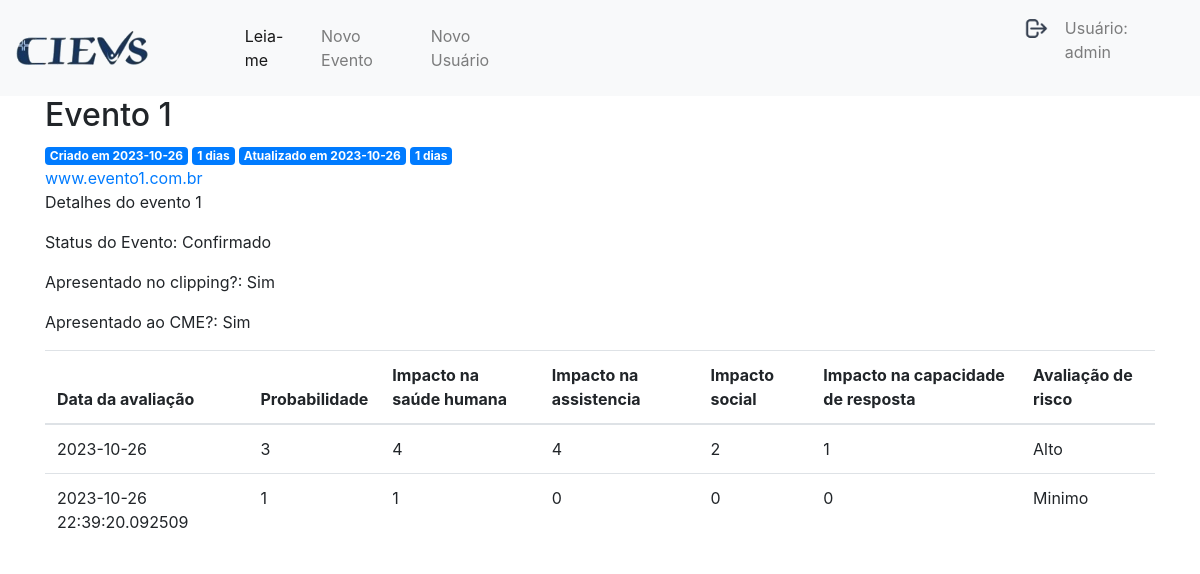
Page /1 (signed in) on the committed database.
### tables this page shows
CREATE TABLE user (
  id INTEGER PRIMARY KEY AUTOINCREMENT,
  username TEXT UNIQUE NOT NULL,
  password TEXT NOT NULL
);

CREATE TABLE posts (
  id INTEGER PRIMARY KEY AUTOINCREMENT,
  created DATE,
  updated DATE,
  title VARCHAR NOT NULL,
  links VARCHAR NOT NULL,
  details TEXT NOT NULL,
  status_evento VARCHAR NOT NULL, 
  clipping BOOLEAN,
  cme BOOLEAN,
  data_insercao_no_clipping DATE, 
  ultima_data_no_clipping DATE, 
  data_inicio_monitoramento_no_cme DATE, 
  data_encerramento_do_monitaramento DATE, 
  ultima_avaliacao_risco VARCHAR,
  compartilhamento_da_informacao BOOLEAN 
);

CREATE TABLE avaliacoes (
	id INTEGER NOT NULL, 
	data_da_avaliacao DATE NOT NULL, 
	avaliado_por VARCHAR, 
	avaliacao01 INTEGER, 
	avaliacao02 INTEGER, 
	avaliacao03 INTEGER, 
	avaliacao04 INTEGER, 
	avaliacao05 INTEGER, 
	avaliacao06 INTEGER, 
	avaliacao07 INTEGER, 
	avaliacao08 INTEGER, 
	avaliacao09 INTEGER, 
	avaliacao10 INTEGER, 
	avaliacao11 INTEGER, 
	avaliacao12 INTEGER, 
	avaliacao13 INTEGER, 
	avaliacao14 INTEGER, 
	avaliacao15 INTEGER, 
	avaliacao16 INTEGER, 
	avaliacao17 INTEGER, 
	avaliacao18 INTEGER, 
	avaliacao19 INTEGER, 
	avaliacao20 INTEGER, 
	avaliacao21 INTEGER, 
	probabilidade INTEGER, 
	impacto_saude_humana INTEGER, 
	impacto_na_assistencia INTEGER, 
	impacto_social INTEGER, 
	impacto_na_capacidade_de_resposta INTEGER, 
	avaliacao_de_risco VARCHAR, 
	PRIMARY KEY (id, data_da_avaliacao), 
	FOREIGN KEY(id) REFERENCES posts (id)
);

### app.py (the view)
@app.route('/<int:post_id>')
def post(post_id):
    post = get_post(post_id)
    avaliacao = get_avaliacao(post_id)
    cdays = (date.today() - datetime.strptime(post['created'], '%Y-%m-%d').date()).days
    udays = (date.today() - datetime.strptime(post['updated'], '%Y-%m-%d').date()).days
    return render_template('post.html', post = post, cdays = cdays, udays = udays, avaliacao = avaliacao)

### app.py (called while the page is built)
def get_db_connection():
    conn = sqlite3.connect('database.db')
    conn.row_factory = sqlite3.Row
    return conn

def get_post(post_id):
    conn = get_db_connection()
    post = conn.execute('SELECT * FROM posts WHERE id = ?', (post_id,)).fetchone()
    conn.close()
    if post is None:
        abort(404)
    return post

def get_avaliacao(post_id):
    conn = get_db_connection()
    avaliacao = conn.execute('SELECT * FROM avaliacoes WHERE id = ?', (post_id,)).fetchall()
    conn.close()
    if avaliacao is None:
        abort(404)
    return avaliacao

@app.before_request
def load_logged_in_user():
    user_id = session.get('user_id')
    if user_id is None:
        g.user = None
    else:
        g.user = get_db_connection().execute(
            'SELECT * FROM user WHERE id = ?', (user_id,)
        ).fetchone()

### templates/post.html
{% extends 'base.html' %}
{% block content %}
    <h2>{% block title %} {{ post['title'] }} {% endblock %}</h2>
    <span class="badge badge-primary">Criado em {{ post['created'] }}</span>
    <span class="badge badge-primary">{{ cdays }} dias</span>
    <span class="badge badge-primary">Atualizado em {{ post['updated'] }}</span>
    <span class="badge badge-primary">{{ udays }} dias</span>
    <br><a href="{{ post['links']}}">{{ post['links'] }}</a>
    <p>{{ post['details'] }}</p>
    <p>Status do Evento: {{ post['status_evento'] }}</p>
    {% if post['clipping']%}
    <p>Apresentado no clipping?: Sim</p>
    {% else %}
    <p>Apresentado no clipping?: Não</p>
    {% endif %}
    {% if post['cme']%}
    <p>Apresentado ao CME?: Sim</p>
    {% else %}
    <p>Apresentado ao CME?: Não</p>
    {% endif %}
    <div>
        <table class="table">
            <thead>
                <tr>
                    <th>Data da avaliação</th>
                    <th>Probabilidade</th>
                    <th>Impacto na saúde humana</th>
                    <th>Impacto na assistencia</th>
                    <th>Impacto social</th>
                    <th>Impacto na capacidade de resposta</th>
                    <th>Avaliação de risco</th>
                </tr>
            </thead>
            <tbody>
                {% for n in avaliacao %}
                <tr>
                    <td>{{ n['data_da_avaliacao'] }}</td>
                    <td>{{ n['probabilidade'] }}</td>
                    <td>{{ n['impacto_saude_humana'] }}</td>
                    <td>{{ n['impacto_na_assistencia'] }}</td>
                    <td>{{ n['impacto_social'] }}</td>
                    <td>{{ n['impacto_na_capacidade_de_resposta'] }}</td>
                    <td>{{ n['avaliacao_de_risco'] }}</td>
                </tr>
                {% endfor %}
            </tbody>
        </table>
    </div>
{% endblock %}

### templates/base.html (shortened to what this page needs)
<!doctype html>
<html lang="pt">
  <head>
    <link rel="stylesheet" href="https://stackpath.bootstrapcdn.com/bootstrap/4.3.1/css/bootstrap.min.css">
    <link rel="stylesheet" href="../static/css/style.css">
  </head>
  <body>
    <nav class="navbar navbar-expand-md navbar-light bg-light">
        <a href="{{ url_for('index')}}"><img src="../static/img/cievs.png" class="img-navbar"></a>
        <div class="collapse navbar-collapse" id="navbarNav">
            <ul class="navbar-nav mr-auto">
                <li class="nav-item active">
                    <a class="nav-link" href="#">Leia-me</a>
                </li>
                {% if session.get('user_id') %}
                <li class="nav-item">
                    <a class="nav-link" href="{{url_for('create')}}">Novo Evento</a>
                </li>
                {% if g.user['username'] == 'admin' %}
                    <li class="nav-item">
                        <a class="nav-link" href="{{url_for('register')}}">Novo Usuário</a>
                    </li>
                {% endif %}
                {% endif %}
            </ul>
            <ul class="navbar-nav">
                {% if session.get('user_id') %}
                <li class="nav-item">
                    <a class="nav-link" href="{{url_for('logout')}}"><img src="../static/img/7612790.png" class="btn-logout"></a>
                </li>
                <li class="nav-item">
                    <p class="nav-link"> Usuário: {{ g.user['username'] }} </p>
                </li>
                {% else %}
                <li class="nav-item">
                    <a class="nav-link" href="{{url_for('login')}}">Login</a>
                </li>
                {% endif %}
            </ul>
        </div>
    </nav>
    <div class="container">
        {% block content %} {% endblock %}
    </div>
  </body>
</html>

### static/css/style.css (style rules this page uses)
.img-navbar { height: 60%; width: 60%; }
.btn-logout { height: 5%; width: 5%; float: right; }

### rows in the picture
user: user.username "admin"
posts: title "Evento 1", created "2023-10-26", updated "2023-10-26", links "www.evento1.com.br", details "Detalhes do evento 1", status_evento "Confirmado"
avaliacoes: data_da_avaliacao "2023-10-26", probabilidade "3", impacto_saude_humana "4", impacto_na_assistencia "4", impacto_social "2", impacto_na_capacidade_de_resposta "1", avaliacao_de_risco "Alto"
avaliacoes: data_da_avaliacao "2023-10-26 22:39:20.092509", probabilidade "1", impacto_saude_humana "1", impacto_na_assistencia "0", impacto_social "0", impacto_na_capacidade_de_resposta "0", avaliacao_de_risco "Minimo"

### other values in the picture
{{ cdays }} "1"
{{ udays }} "1"
